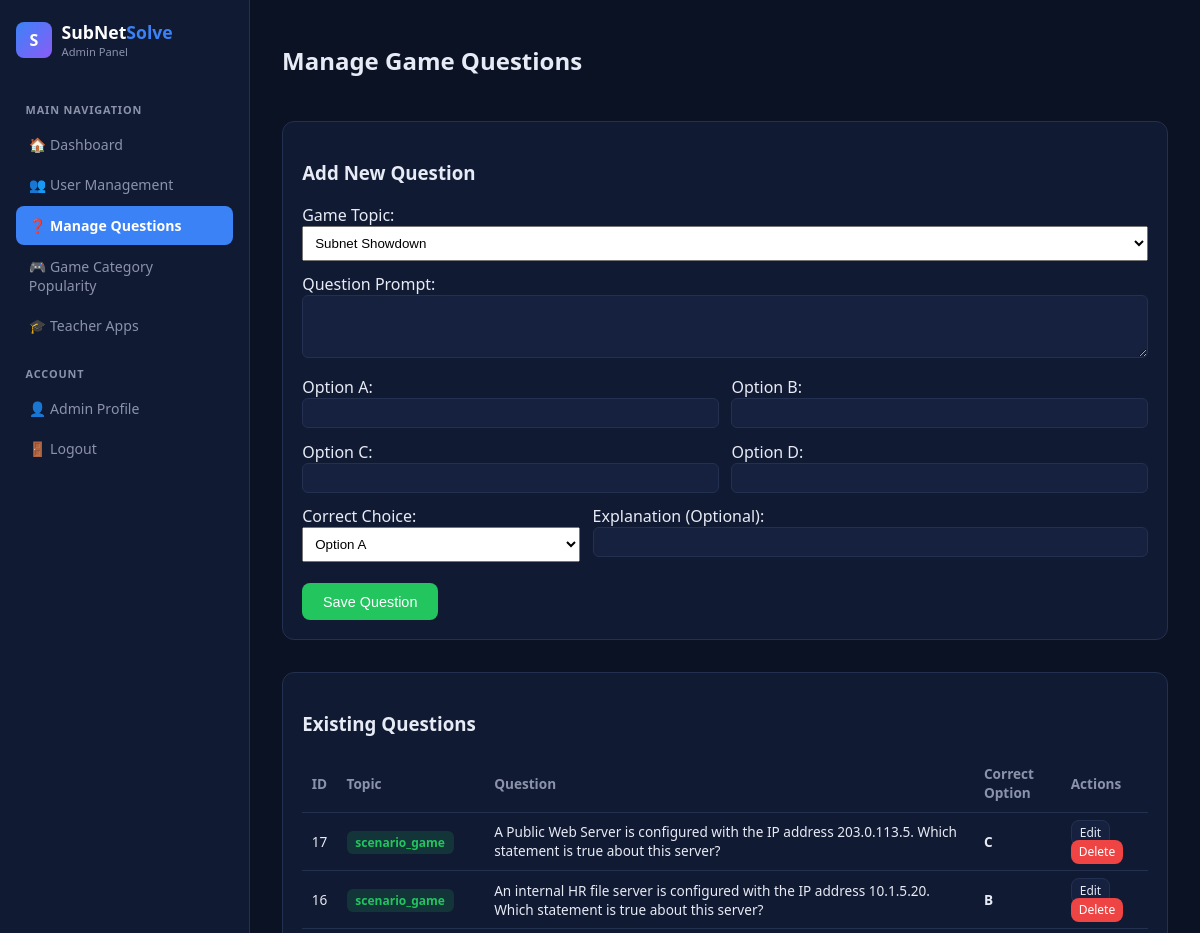
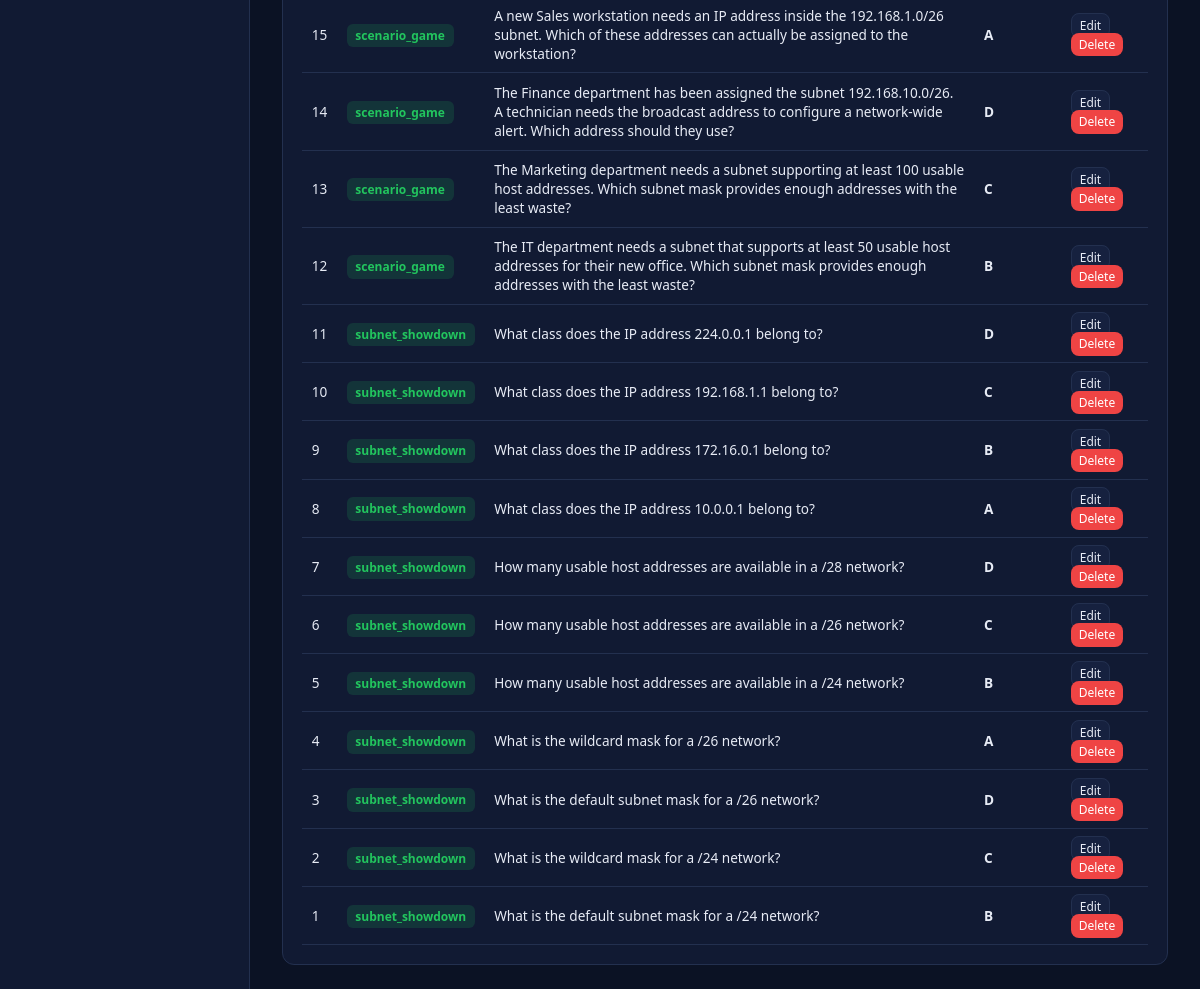
The page /admin/manage_questions.php (signed in) on the database as committed earlier (2 pictures, top to bottom).
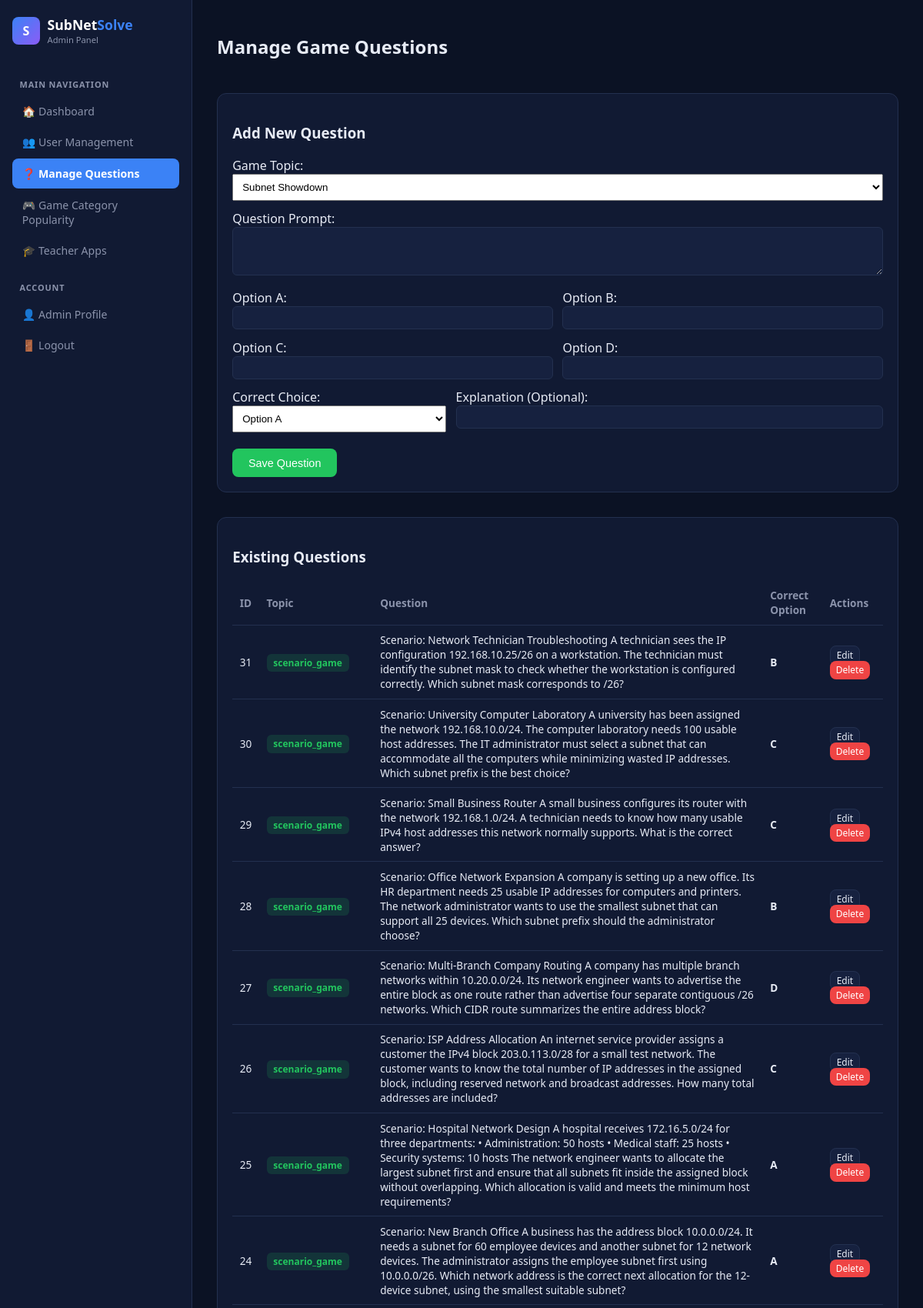
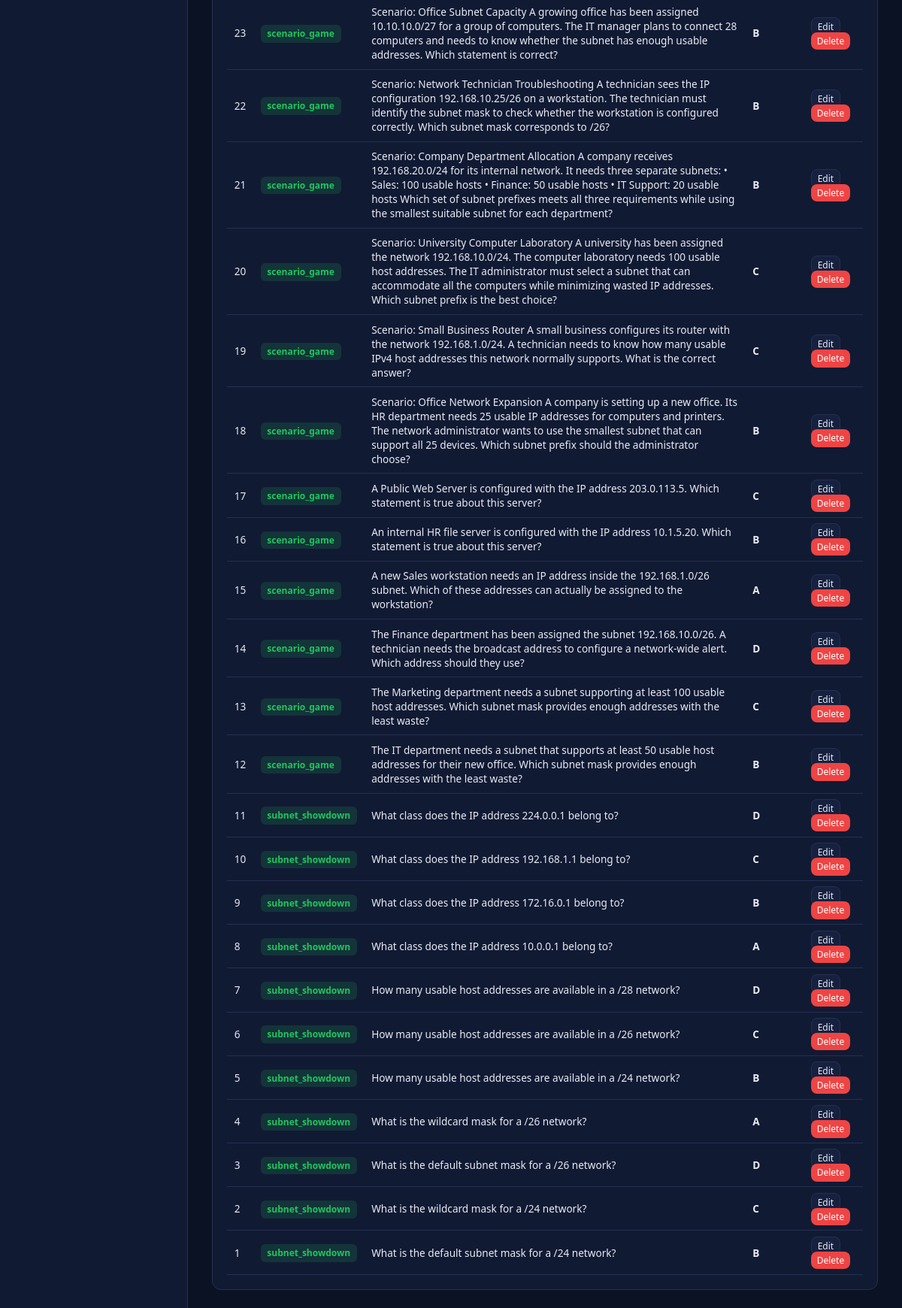
The same page on the database as committed later (2 pictures, top to bottom).
### tables this page shows
CREATE TABLE `game_questions` (
  `id` int(11) NOT NULL,
  `game_type` varchar(50) NOT NULL,
  `question_text` text NOT NULL,
  `option_a` varchar(255) NOT NULL,
  `option_b` varchar(255) NOT NULL,
  `option_c` varchar(255) NOT NULL,
  `option_d` varchar(255) NOT NULL,
  `correct_option` char(1) NOT NULL,
  `explanation` text DEFAULT NULL,
  `created_at` datetime DEFAULT current_timestamp()
);

### admin/manage_questions.php (the view, shortened to what this page needs)
<?php
require "../config.php";
$filterType = $_GET["filter_type"] ?? "";
$whereClause = $filterType ? "WHERE game_type = '" . mysqli_real_escape_string($conn, $filterType) . "'" : "";
$questionsResult = mysqli_query($conn, "SELECT * FROM game_questions $whereClause ORDER BY id DESC");
$questions = mysqli_fetch_all($questionsResult, MYSQLI_ASSOC);
$editQ = null;
?>
<!DOCTYPE html>
<html lang="en">
<head>
    <link rel="stylesheet" href="../dash.css">
    <link rel="stylesheet" href="../game.css">
    <link rel="stylesheet" href="../admin.css">
</head>
<body>
<div class="admin-layout">
    <aside class="admin-sidebar">
        <div class="brand" style="margin-bottom:1.5rem;">
            <div class="logo">S</div>
            <div><h1>SubNet<span>Solve</span></h1><p>Admin Panel</p></div>
        </div>
        <div class="admin-nav-label">MAIN NAVIGATION</div>
        <a href="dashboard.php" class="admin-nav-link">🏠 Dashboard</a>
        <a href="users.php" class="admin-nav-link">👥 User Management</a>
        <a href="manage_questions.php" class="admin-nav-link active">❓ Manage Questions</a>
        <a href="game_popularity.php" class="admin-nav-link">🎮 Game Category Popularity</a>
        <a href="teacher_applications.php" class="admin-nav-link">🎓 Teacher Apps</a>
        <div class="admin-nav-label">ACCOUNT</div>
        <a href="profile.php" class="admin-nav-link">👤 Admin Profile</a>
        <a href="../logout.php" class="admin-nav-link">🚪 Logout</a>
    </aside>
    <main class="admin-main">
        <div class="admin-topbar">
            <h2>Manage Game Questions</h2>
        </div>
        <div class="admin-panel" style="margin-bottom:2rem;">
            <h3><?= $editQ ? "Edit Question #" . $editQ['id'] : "Add New Question" ?></h3>
            <form method="POST" style="display:grid; gap:0.8rem; margin-top:1rem;">
                <div>
                    <label>Game Topic:</label>
                    <select name="game_type" class="admin-select" style="width:100%; padding:0.5rem;" required>
                        <option value="subnet_showdown" <?= ($editQ['game_type'] ?? '') === 'subnet_showdown' ? 'selected' : '' ?>>Subnet Showdown</option>
                    </select>
                </div>
                <div>
                    <label>Question Prompt:</label>
                    <textarea name="question_text" rows="3" style="width:100%; background:var(--panel-light); color:var(--text); border:1px solid var(--border); border-radius:6px; padding:0.5rem;" required><?= htmlspecialchars($editQ['question_text'] ?? '') ?></textarea>
                </div>
                <div style="display:grid; grid-template-columns:1fr 1fr; gap:0.8rem;">
                    <div>
                        <label>Option A:</label>
                        <input type="text" name="option_a" value="<?= htmlspecialchars($editQ['option_a'] ?? '') ?>" style="width:100%; background:var(--panel-light); color:var(--text); border:1px solid var(--border); padding:0.4rem; border-radius:6px;" required>
                    </div>
                    <div>
                        <label>Option B:</label>
                        <input type="text" name="option_b" value="<?= htmlspecialchars($editQ['option_b'] ?? '') ?>" style="width:100%; background:var(--panel-light); color:var(--text); border:1px solid var(--border); padding:0.4rem; border-radius:6px;" required>
                    </div>
                    <div>
                        <label>Option C:</label>
                        <input type="text" name="option_c" value="<?= htmlspecialchars($editQ['option_c'] ?? '') ?>" style="width:100%; background:var(--panel-light); color:var(--text); border:1px solid var(--border); padding:0.4rem; border-radius:6px;" required>
                    </div>
                    <div>
                        <label>Option D:</label>
                        <input type="text" name="option_d" value="<?= htmlspecialchars($editQ['option_d'] ?? '') ?>" style="width:100%; background:var(--panel-light); color:var(--text); border:1px solid var(--border); padding:0.4rem; border-radius:6px;" required>
                    </div>
                </div>
                <div style="display:grid; grid-template-columns:1fr 2fr; gap:0.8rem;">
                    <div>
                        <label>Correct Choice:</label>
                        <select name="correct_option" class="admin-select" style="width:100%; padding:0.5rem;" required>
                            <option value="A" <?= ($editQ['correct_option'] ?? '') === 'A' ? 'selected' : '' ?>>Option A</option>
                        </select>
                    </div>
                    <div>
                        <label>Explanation (Optional):</label>
                        <input type="text" name="explanation" value="<?= htmlspecialchars($editQ['explanation'] ?? '') ?>" style="width:100%; background:var(--panel-light); color:var(--text); border:1px solid var(--border); padding:0.4rem; border-radius:6px;">
                    </div>
                </div>
                <div style="margin-top:0.5rem;">
                    <button type="submit" name="save_question" class="btn btn-primary"><?= $editQ ? "Update Question" : "Save Question" ?></button>
                </div>
            </form>
        </div>
        <div class="admin-panel">
            <h3>Existing Questions</h3>
            <table class="admin-table" style="margin-top:1rem;">
                <tr>
                    <th>ID</th>
                    <th>Topic</th>
                    <th>Question</th>
                    <th>Correct Option</th>
                    <th>Actions</th>
                </tr>
                <?php foreach ($questions as $q): ?>
                <tr>
                    <td><?= $q["id"] ?></td>
                    <td><span class="status-pill in_progress"><?= htmlspecialchars($q["game_type"]) ?></span></td>
                    <td><?= htmlspecialchars($q["question_text"]) ?></td>
                    <td><strong><?= $q["correct_option"] ?></strong></td>
                    <td>
                        <a href="manage_questions.php?edit_id=<?= $q['id'] ?>" class="btn btn-secondary" style="padding:0.2rem 0.5rem; font-size:0.75rem; text-decoration:none;">Edit</a>
                        <a href="manage_questions.php?delete_id=<?= $q['id'] ?>" onclick="return confirm('Delete this question?')" class="btn" style="padding:0.2rem 0.5rem; font-size:0.75rem; background:#ef4444; color:#fff; text-decoration:none;">Delete</a>
                    </td>
                </tr>
                <?php endforeach; ?>
            </table>
        </div>
    </main>
</div>
</body>
</html>

### dash.css (style rules this page uses)
:root { --bg: #0b1224; --panel: #111a33; --panel-light: #16213f; --border: #23304f; --text: #e7ebf5; --text-dim: #8b93ab; --blue: #3b82f6; --purple: #8b5cf6; --green: #22c55e; --orange: #f59e0b; --gold: #eab308; --teal: #14b8a6; --radius: 12px; }
* { box-sizing: border-box; }
body { margin: 0; font-family: "Segoe UI", Arial, sans-serif; background: linear-gradient(rgba(11,18,36,0.85), rgba(11,18,36,0.85)), url('images/Background_edited.png'); background-size: cover; background-position: center; background-attachment: fixed; color: var(--text); }
.brand { display: flex; align-items: center; gap: 0.6rem; margin-bottom: 2rem; }
.brand .logo { width: 36px; height: 36px; border-radius: 8px; background: linear-gradient(135deg, var(--blue), var(--purple)); display: flex; align-items: center; justify-content: center; font-weight: bold; }
.brand h1 { font-size: 1.1rem; margin: 0; }
.brand h1 span { color: var(--blue); }
.brand p { margin: 0; font-size: 0.7rem; color: var(--text-dim); }
html,body { width: 100%; max-width: 100%; overflow-x: hidden; }
html, body { width: 100%; max-width: 100%; overflow-x: hidden; -webkit-text-size-adjust: 100%; }

### game.css (style rules this page uses)
.btn { border: none; border-radius: 8px; padding: 0.65rem 1.3rem; font-size: 0.9rem; cursor: pointer; }
.btn-primary { background: var(--green); color: #fff; }
.btn-secondary { background: var(--panel-light); color: var(--text); border: 1px solid var(--border); }
.status-pill { font-size: 0.75rem; padding: 0.2rem 0.55rem; border-radius: 6px; font-weight: bold; }
.status-pill.in_progress { background: rgba(34,197,94,0.15); color: var(--green); }
html, body { width: 100%; max-width: 100%; overflow-x: hidden; }

### admin.css (style rules this page uses)
:root { --bg: #0b1224; --panel: #111a33; --panel-light: #16213f; --border: #23304f; --text: #e7ebf5; --text-dim: #8b93ab; --blue: #3b82f6; --purple: #8b5cf6; --green: #22c55e; --orange: #f59e0b; --gold: #eab308; --teal: #14b8a6; --radius: 12px; }
* { box-sizing: border-box; }
body { margin: 0; font-family: "Segoe UI", Arial, sans-serif; background: var(--bg); color: var(--text); }
.admin-layout { display: grid; grid-template-columns: 250px 1fr; min-height: 100vh; }
.admin-sidebar { background: var(--panel); border-right: 1px solid var(--border); padding: 1.25rem 1rem; display: flex; flex-direction: column; }
.admin-sidebar .brand { display: flex; align-items: center; gap: 0.6rem; margin-bottom: 1.5rem; }
.admin-sidebar .brand .logo { width: 36px; height: 36px; border-radius: 8px; background: linear-gradient(135deg, var(--blue), var(--purple)); display: flex; align-items: center; justify-content: center; font-weight: bold; color: #fff; }
.admin-sidebar .brand h1 { font-size: 1.1rem; margin: 0; color: #fff; }
.admin-sidebar .brand h1 span { color: var(--blue); }
.admin-sidebar .brand p { margin: 0; font-size: 0.7rem; color: var(--text-dim); }
.admin-nav-label { font-size: 0.68rem; letter-spacing: 0.08em; color: var(--text-dim); margin: 1.2rem 0 0.5rem 0.6rem; font-weight: bold; }
.admin-nav-link { display: flex; align-items: center; gap: 0.7rem; padding: 0.6rem 0.8rem; border-radius: 8px; color: var(--text-dim); text-decoration: none; font-size: 0.88rem; margin-bottom: 0.15rem; }
.admin-nav-link.active { background: var(--blue); color: #fff; font-weight: bold; }
.admin-main { padding: 1.5rem 2rem; }
.admin-topbar { display: flex; justify-content: space-between; align-items: flex-start; margin-bottom: 1.5rem; }
.admin-panel { background: var(--panel); border: 1px solid var(--border); border-radius: var(--radius); padding: 1.2rem; }
.admin-table { width: 100%; border-collapse: collapse; font-size: 0.85rem; }
.admin-table th { text-align: left; padding: 0.6rem; color: var(--text-dim); border-bottom: 1px solid var(--border); }
.admin-table td { padding: 0.6rem; border-bottom: 1px solid var(--border); }

### animations.css (style rules this page uses)
body { animation: pageFadeIn 0.3s ease-out; }
.game-card, .showdown-card, .explore-panel, .admin-panel, .profile-hero, .auth-card { animation: bounceIn 0.6s cubic-bezier(0.34, 1.56, 0.64, 1) both; }
.btn, .auth-submit, .mode-pill, .type-pill, .tab-btn, .nav-link, .admin-nav-link { transition: transform 0.15s cubic-bezier(0.34, 1.56, 0.64, 1), background-color 0.2s ease, border-color 0.2s ease, box-shadow 0.2s ease, color 0.2s ease; }
a { transition: color 0.15s ease, opacity 0.15s ease; }

Rows that differ between the two databases and show on the page:
added game_questions: id "31", game_type "scenario_game", question_text "Scenario: Network Technician Troubleshooting A technician sees the IP configuration 192.168.10.25/26 on a workstation. The technician must identify the subnet mask to check whether the workstation is configured correctly. Which subnet mask corresponds to /26?", correct_option "B"
added game_questions: id "30", game_type "scenario_game", question_text "Scenario: University Computer Laboratory A university has been assigned the network 192.168.10.0/24. The computer laboratory needs 100 usable host addresses. The IT administrator must select a subnet that can accommodate all the computers while minimizing wasted IP addresses. Which subnet prefix is the best choice?", correct_option "C"
added game_questions: id "29", game_type "scenario_game", question_text "Scenario: Small Business Router A small business configures its router with the network 192.168.1.0/24. A technician needs to know how many usable IPv4 host addresses this network normally supports. What is the correct answer?", correct_option "C"
added game_questions: id "28", game_type "scenario_game", question_text "Scenario: Office Network Expansion A company is setting up a new office. Its HR department needs 25 usable IP addresses for computers and printers. The network administrator wants to use the smallest subnet that can support all 25 devices. Which subnet prefix should the administrator choose?", correct_option "B"
added game_questions: id "27", game_type "scenario_game", question_text "Scenario: Multi-Branch Company Routing A company has multiple branch networks within 10.20.0.0/24. Its network engineer wants to advertise the entire block as one route rather than advertise four separate contiguous /26 networks. Which CIDR route summarizes the entire address block?", correct_option "D"
added game_questions: id "26", game_type "scenario_game", question_text "Scenario: ISP Address Allocation An internet service provider assigns a customer the IPv4 block 203.0.113.0/28 for a small test network. The customer wants to know the total number of IP addresses in the assigned block, including reserved network and broadcast addresses. How many total addresses are included?", correct_option "C"
added game_questions: id "25", game_type "scenario_game", question_text "Scenario: Hospital Network Design A hospital receives 172.16.5.0/24 for three departments: • Administration: 50 hosts • Medical staff: 25 hosts • Security systems: 10 hosts The network engineer wants to allocate the largest subnet first and ensure that all subnets fit inside the assigned block without overlapping. Which allocation is valid and meets the minimum host requirements?", correct_option "A"
added game_questions: id "24", game_type "scenario_game", question_text "Scenario: New Branch Office A business has the address block 10.0.0.0/24. It needs a subnet for 60 employee devices and another subnet for 12 network devices. The administrator assigns the employee subnet first using 10.0.0.0/26. Which network address is the correct next allocation for the 12-device subnet, using the smallest suitable subnet?", correct_option "A"
added game_questions: id "23", game_type "scenario_game", question_text "Scenario: Office Subnet Capacity A growing office has been assigned 10.10.10.0/27 for a group of computers. The IT manager plans to connect 28 computers and needs to know whether the subnet has enough usable addresses. Which statement is correct?", correct_option "B"
added game_questions: id "22", game_type "scenario_game", question_text "Scenario: Network Technician Troubleshooting A technician sees the IP configuration 192.168.10.25/26 on a workstation. The technician must identify the subnet mask to check whether the workstation is configured correctly. Which subnet mask corresponds to /26?", correct_option "B"
added game_questions: id "21", game_type "scenario_game", question_text "Scenario: Company Department Allocation A company receives 192.168.20.0/24 for its internal network. It needs three separate subnets: • Sales: 100 usable hosts • Finance: 50 usable hosts • IT Support: 20 usable hosts Which set of subnet prefixes meets all three requirements while using the smallest suitable subnet for each department?", correct_option "B"
added game_questions: id "20", game_type "scenario_game", question_text "Scenario: University Computer Laboratory A university has been assigned the network 192.168.10.0/24. The computer laboratory needs 100 usable host addresses. The IT administrator must select a subnet that can accommodate all the computers while minimizing wasted IP addresses. Which subnet prefix is the best choice?", correct_option "C"
added game_questions: id "19", game_type "scenario_game", question_text "Scenario: Small Business Router A small business configures its router with the network 192.168.1.0/24. A technician needs to know how many usable IPv4 host addresses this network normally supports. What is the correct answer?", correct_option "C"
added game_questions: id "18", game_type "scenario_game", question_text "Scenario: Office Network Expansion A company is setting up a new office. Its HR department needs 25 usable IP addresses for computers and printers. The network administrator wants to use the smallest subnet that can support all 25 devices. Which subnet prefix should the administrator choose?", correct_option "B"
